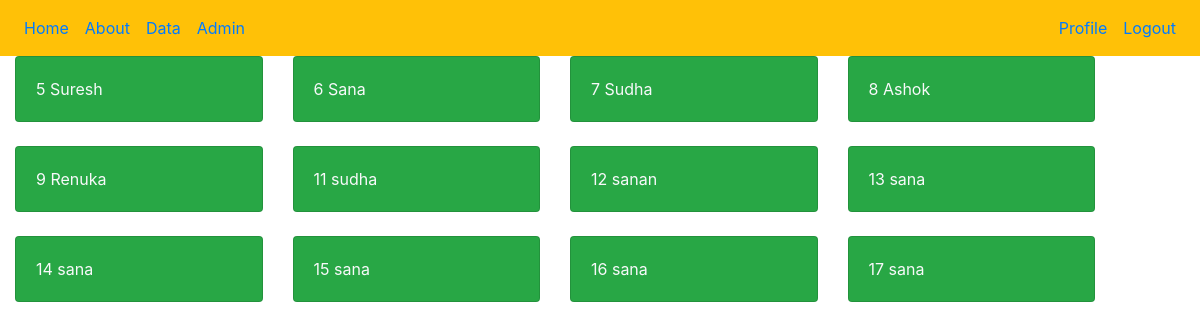
The app's page /mycourses/ (signed in) with its own data.
### courses/models.py (models this page shows, shortened)
class DummyDetail(models.Model):
	Gender_choise=(('male','Male'),('female','Female'))
	name=models.CharField(max_length=200)
	gender=models.CharField(max_length=50, choices=Gender_choise)
	mobile=models.CharField(max_length=50)
	email=models.CharField(max_length=200)

### courses/views.py (the view)
# urls.py: path("",DummyListView.as_view(),name='dummy-list'),
class DummyListView(ListView):
	model = DummyDetail
	template_name = 'courses/dummyDetails.html'
	context_object_name = 'details'

### courses/templates/courses/dummyDetails.html
{% extends 'courses/base.html' %}
{% block content %}
	<div class="row container">
		{% for detail in details %}
			<div class="col-sm-3">
				<div class="card bg-success text-white">
					<a href="{% url 'dummy-detail' detail.id %}" class="text-light">
						<div class="card-body">
								{{ detail.id }}
								{{ detail.name }}
						</div>
					</a>
				</div><br>
			</div>
		{% endfor %}
	</div>
{% endblock content %}

### records on screen
DummyDetail: id "5", name "Suresh"
DummyDetail: id "6", name "Sana"
DummyDetail: id "7", name "Sudha"
DummyDetail: id "8", name "Ashok"
DummyDetail: id "9", name "Renuka"
DummyDetail: id "11", name "sudha"
DummyDetail: id "12", name "sanan"
DummyDetail: id "13", name "sana"
DummyDetail: id "14", name "sana"
DummyDetail: id "15", name "sana"
DummyDetail: id "16", name "sana"
DummyDetail: id "17", name "sana"
